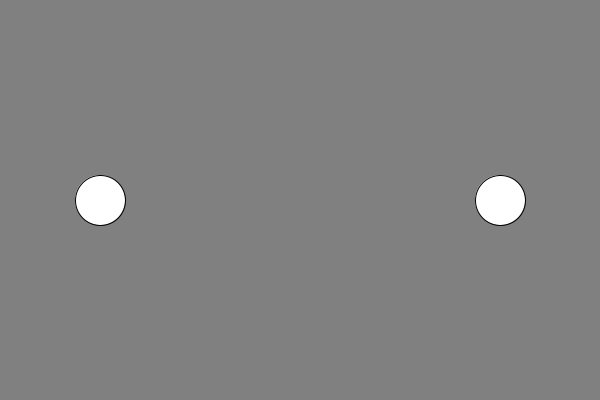
Frame 1 (no input)
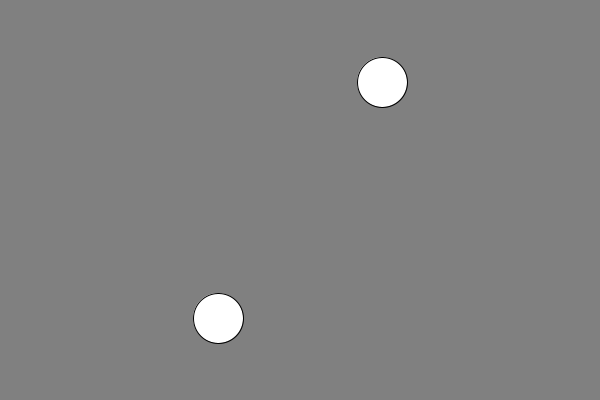
Frame 60 (the mouse pressed at the canvas centre just before this capture)
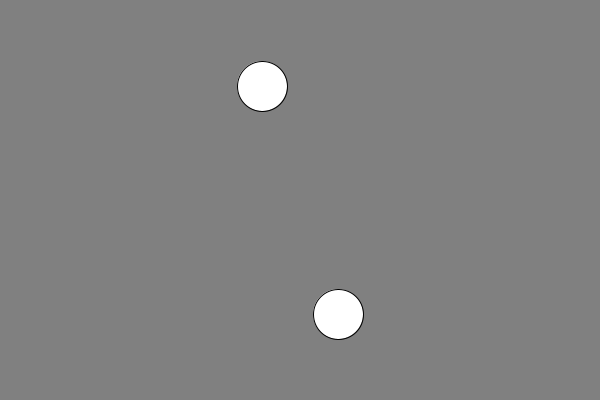
Frame 120 (the mouse held since frame 60 and released just before this capture)

The Processing sketch that drew these frames (run headless with seeded random() and noise(); from frame 60 on, the mouse is pressed at the canvas centre):

// Processing sketch: bouncing_ball
// ── bouncing_ball.pde
ArrayList<Ball> bouncingBalls;

void setup() {
  size(600, 400);
  bouncingBalls=new ArrayList<Ball>();
  bouncingBalls.add(new Ball(100, 200, 2, 2, 25));
  bouncingBalls.add(new Ball(500, 200, -2, -2, 25));
}

void draw() {
  background(128,128,128);
  for (Ball ball:bouncingBalls) {
    ball.draw();
    ball.move();
  }
}


// ── ballClass.pde
class Ball {
  float x, y, vx, vy, radius;

  Ball(float x_, float y_, float vx_, float vy_, float radius_) {
    x=x_;
    y=y_;
    vx=vx_;
    vy=vy_;
    radius=radius_;
  }

  void draw() {
    ellipse(x, y, radius*2, radius*2);
  }

  void move() {
    x=x+vx;
    y=y+vy;
    if (y>height-radius) {
      //bounce off bottom of screen
      vy=-abs(vy);
    }
    if (x>width-radius) {
      //bounce off right side of screen
      vx=-abs(vx);
    }
    if (y<0+radius) {
      //bounce off top of screen
      vy=abs(vy);
    }
    if (x<0+radius) {
      //bounce off left side of screen
      vx=abs(vx);
    }
  }
}
